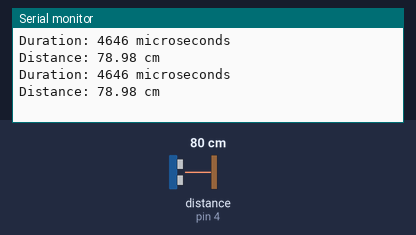
Bench run of a sketch on a simulated Arduino Uno, built with avr-gcc and run on an emulated ATmega328P. Shown: the last lines printed to the serial monitor. Wiring (inferred from the names in the program): ultrasonic range finder: trigger pin 2; echo pin 4. The test bench sets the inputs (shaded band); at power-on: distance to the obstacle (sensor on pin 4) 80 cm. The echo pulse lasts 58.3 µs per cm.

Above: at 1.8 s.
1.9 s: distance to the obstacle (sensor on pin 4) set to 2 cm
At 2.8 s:
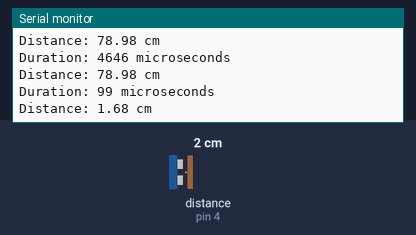
3.4 s: distance to the obstacle (sensor on pin 4) set to 4 cm
At 4.8 s:
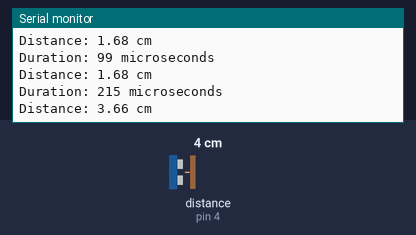
Timing chart, 0 to 6.4 s (numbered marks = the images above; inputs shaded):
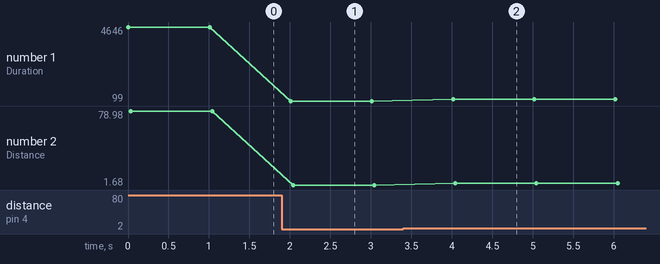

The sketch:

Initial_Calibration_Code.ino
```cpp
#define TRIG_PIN 2  // Define Trig pin
#define ECHO_PIN 4  // Define Echo pin


void setup() {
  pinMode(TRIG_PIN, OUTPUT);  // Set Trig pin as output
  pinMode(ECHO_PIN, INPUT);   // Set Echo pin as input
  Serial.begin(9600);         // Initialize serial communication at 9600 baud
}


void loop() {
  long duration;
  float distance;


  // Send a 10-microsecond pulse to Trig pin
  digitalWrite(TRIG_PIN, LOW);
  delayMicroseconds(2);
  digitalWrite(TRIG_PIN, HIGH);
  delayMicroseconds(10);
  digitalWrite(TRIG_PIN, LOW);


  // Measure the duration of the echo pulse
  duration = pulseIn(ECHO_PIN, HIGH);


  // Calculate the distance (cm)
  distance = duration * 0.034 / 2;  // Speed of sound = 0.034 cm/us


  // Print the duration
  Serial.print("Duration: ");
  Serial.print(duration);
  Serial.println(" microseconds");


  // Print the calculated distance
  Serial.print("Distance: ");
  Serial.print(distance);
  Serial.println(" cm");


  delay(1000);  // Wait 500ms before next measurement
}
```

Measured:
- after the input at 1.9 s, the serial monitor: prints a new line after 0.11 s (image 1)
- after the input at 3.4 s, the serial monitor: prints a new line after 0.62 s (image 2)
- plotted number 1: 4646 → 99 after the input at 1.9 s, 99 → 216 after the input at 3.4 s
- plotted number 2: 78.98 → 1.68 after the input at 1.9 s, 1.68 → 3.67 after the input at 3.4 s
